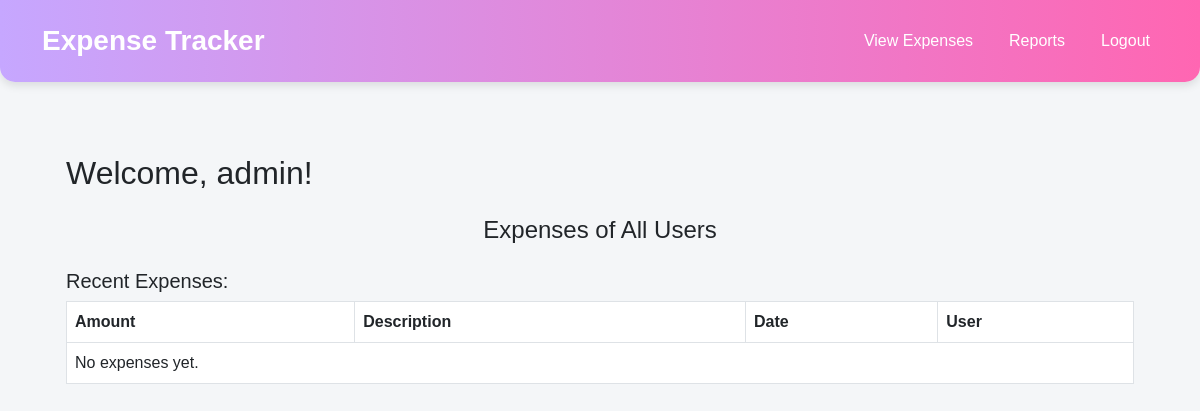
Page /dashboard/ (signed in) on the earlier database version.
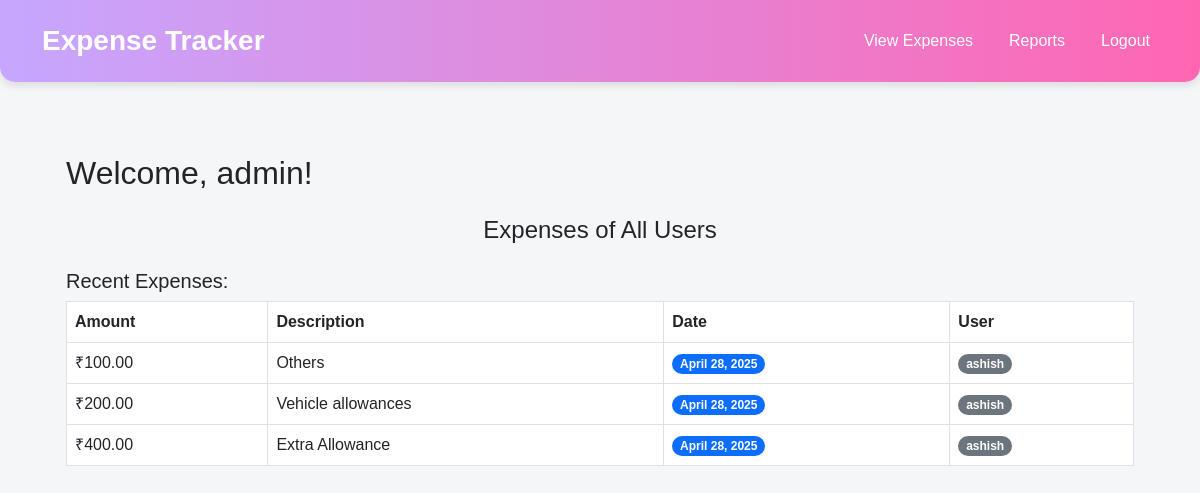
Same page on the later database version.
### expenses/models.py (models this page shows, shortened)
class Expense(models.Model):
    user = models.ForeignKey(User, on_delete=models.CASCADE)
    amount = models.DecimalField(max_digits=10, decimal_places=2)
    description = models.CharField(max_length=255)
    date = models.DateField(auto_now_add=True)

### expenses/views.py (the view)
# urls.py: path("dashboard/", views.dashboard, name="dashboard"),
@login_required
def dashboard(request):
    if request.user.is_staff:
        expenses = Expense.objects.all()
        total_expense = sum(exp.amount for exp in expenses)
    else:
        expenses = Expense.objects.filter(user=request.user)
        total_expense = sum(exp.amount for exp in expenses)
    return render(
        request,
        "expenses/dashboard.html",
        {"expenses": expenses, "total_expense": total_expense},
    )

### expenses/templates/expenses/dashboard.html
{% extends 'expenses/base.html' %}
{% block content %}
<div class="container">
    <h2>Welcome, {{ user.username }}!</h2>
    {% if user.is_staff %}
        <h4 class="mt-4" style="text-align: center;">Expenses of All Users</h4>
    {% else %}
        <h4>Total Expenses: ₹{{ total_expense }}</h4>
    {% endif %}
    <h5 class="mt-4">Recent Expenses:</h5>
    <table class="table table-bordered">
        <thead>
            <tr>
                <th scope="col">Amount</th>
                <th scope="col">Description</th>
                <th scope="col">Date</th>
                {% if user.is_staff %}
                    <th scope="col">User</th>
                {% endif %}
            </tr>
        </thead>
        <tbody>
            {% for expense in expenses %}
            <tr>
                <td>₹{{ expense.amount }}</td>
                <td>{{ expense.description }}</td>
                <td><span class="badge bg-primary rounded-pill">{{ expense.date }}</span></td>
                {% if user.is_staff %}
                    <td><span class="badge bg-secondary rounded-pill">{{ expense.user.username }}</span></td>
                {% endif %}
            </tr>
            {% empty %}
            <tr>
                <td colspan="{% if user.is_staff %}4{% else %}3{% endif %}">No expenses yet.</td>
            </tr>
            {% endfor %}
        </tbody>
    </table>
</div>
{% endblock %}

### expenses/templates/expenses/base.html (shortened to what this page needs)
{% load static %}
<!DOCTYPE html>
<html lang="en">
<head>
    <link href="https://cdn.jsdelivr.net/npm/bootstrap@5.3.0/dist/css/bootstrap.min.css" rel="stylesheet">
    <link rel="stylesheet" href="{% static 'css/style.css' %}">
</head>
<body>
<nav class="navbar navbar-expand-lg custom-navbar">
  <div class="container">
    <a class="navbar-brand" href="{% url 'dashboard' %}">Expense Tracker</a>
    <div class="collapse navbar-collapse" id="navbarNav">
      {% if user.is_authenticated %}
      <ul class="navbar-nav ms-auto">
        <li class="nav-item"><a class="nav-link" href="{% url 'view_expenses' %}">View Expenses</a></li>
        <li class="nav-item"><a class="nav-link" href="{% url 'report' %}">Reports</a></li>
        <li class="nav-item"><a class="nav-link" href="{% url 'logout' %}">Logout</a></li>
      </ul>
      {% else %}
      <ul class="navbar-nav ms-auto">
        <li class="nav-item"><a class="nav-link" href="{% url 'login' %}">Login</a></li>
        <li class="nav-item"><a class="nav-link" href="{% url 'register' %}">Register</a></li>
      </ul>
      {% endif %}
    </div>
  </div>
</nav>
<div class="container main-container mt-5 p-4">
    {% block content %}
    {% endblock %}
</div>
</body>
</html>

### static/css/style.css (style rules this page uses)
body, html { margin: 0; padding: 0; min-height: 100vh; background: #f4f6f8; font-family: 'Poppins', sans-serif; }
.custom-navbar { background: linear-gradient(90deg, #c6a7ff, #ff66b2); padding: 15px 30px; border-bottom-left-radius: 15px; border-bottom-right-radius: 15px; box-shadow: 0 4px 8px rgba(0,0,0,0.1); }
.navbar-brand { font-weight: bold; font-size: 28px; color: #fff !important; }
.nav-link { color: #ffffff !important; font-size: 16px; margin-left: 20px; transition: color 0.3s ease; }

Differences in the rows shown:
added Expense: amount "100.00", description "Others", date "April 28, 2025", user.username "ashish"
added Expense: amount "200.00", description "Vehicle allowances", date "April 28, 2025", user.username "ashish"
added Expense: amount "400.00", description "Extra Allowance", date "April 28, 2025", user.username "ashish"
Other differences:
text no longer shown: "No expenses yet."
